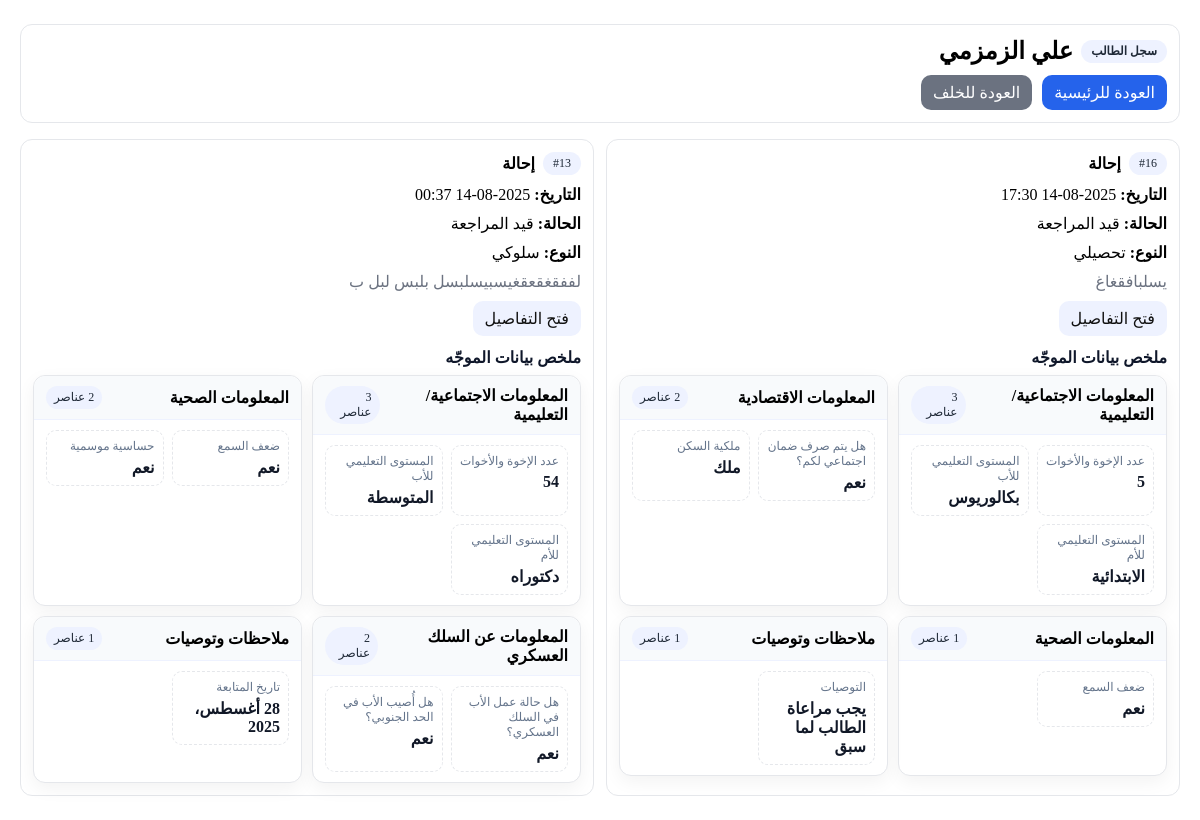
Screenshot of /referrals/student/علي-الزمزمي/ (signed in) with the database file from the repository.
### referrals/models.py (models this page shows, shortened)
class Referral(models.Model):
    STATUS_CHOICES = [
        ("NEW", "جديدة"),
        ("UNDER_REVIEW", "قيد المراجعة"),
        ("SENT_TO_DEPUTY", "محالة لوكيل"),
        ("CLOSED", "مغلقة"),
    ]
    TYPE_CHOICES = [
        ("behavior", "سلوكي"),
        ("academic", "تحصيلي"),
        ("health", "صحي"),
        ("other", "أخرى"),
    ]
    GRADE_CHOICES = [(str(i), f"الصف {i}") for i in range(1, 13)]
    reference = models.CharField(max_length=20, default=generate_reference, unique=True, editable=False)
    student_name = models.CharField(max_length=120)
    student_key = models.CharField("معرّف الطالب", max_length=180, blank=True, db_index=True)
    grade = models.CharField(max_length=2, choices=GRADE_CHOICES)
    referral_type = models.CharField(max_length=20, choices=TYPE_CHOICES)
    details = models.TextField()
    status = models.CharField(max_length=20, choices=STATUS_CHOICES, default="NEW")
    created_by = models.ForeignKey(User, on_delete=models.CASCADE, related_name="created_referrals")
    assignee = models.ForeignKey(User, on_delete=models.SET_NULL, null=True, blank=True, related_name="assigned_referrals")
    created_at = models.DateTimeField(auto_now_add=True)
    updated_at = models.DateTimeField(auto_now=True)

### referrals/counselor_models.py (models this page shows, shortened)
class CounselorIntake(models.Model):
    referral = models.OneToOneField(
        Referral, on_delete=models.CASCADE,
        related_name="counselor_intake", verbose_name=_("الإحالة")
    )
    counselor_name = models.CharField(_("اسم الموجّه"), max_length=150)
    father_alive = models.BooleanField(_("هل الأب على قيد الحياة؟"), null=True, blank=True)
    mother_alive = models.BooleanField(_("هل الأم على قيد الحياة؟"), null=True, blank=True)
    class ParentsStatus(models.TextChoices):
        STABLE = "stable", _("مستقران")
        SEPARATED = "separated", _("منفصلان")
    parents_status = models.CharField(
        _("الحالة الاجتماعية للوالدين"),
        max_length=12, choices=ParentsStatus.choices, blank=True
    )
    siblings_count = models.PositiveIntegerField(_("عدد الإخوة والأخوات"), null=True, blank=True)
    birth_order = models.CharField(_("ترتيب الطالب بين إخوته وأخواته"), max_length=50, blank=True)
    EDU_CHOICES = [
        ("illiteracy", _("يقرأ ويكتب")),
        ("primary", _("الابتدائية")),
        ("middle", _("المتوسطة")),
        ("high", _("الثانوية")),
        ("bachelor", _("بكالوريوس")),
        ("master", _("ماجستير")),
        ("phd", _("دكتوراه")),
    ]
    father_education = models.CharField(_("المستوى التعليمي للأب"), max_length=20, choices=EDU_CHOICES, blank=True)
    mother_education = models.CharField(_("المستوى التعليمي للأم"), max_length=20, choices=EDU_CHOICES, blank=True)
    father_job = models.CharField(_("مهنة الأب"), max_length=120, blank=True)
    mother_job = models.CharField(_("مهنة الأم"), max_length=120, blank=True)
    INCOME_CHOICES = [
        ("lt5", _("أقل من (٥,٠٠٠) ريال")),
        ("5to10", _("من (٥,٠٠٠) إلى (١٠,٠٠٠) ريال")),
        ("10to20", _("من (١٠,٠٠٠) إلى (٢٠,٠٠٠) ريال")),
        ("gt20", _("أكثر من (٢٠,٠٠٠) ريال")),
    ]
    family_income = models.CharField(_("دخل الأسرة"), max_length=10, choices=INCOME_CHOICES, blank=True)
    receives_social_support = models.BooleanField(_("هل يتم صرف ضمان اجتماعي لكم؟"), null=True, blank=True)
    HOUSE_OWNERSHIP = [
        ("own", _("ملك")),
        ("rent", _("إيجار")),
        ("grant", _("هبة")),
        ("waqf", _("وقف")),
        ("other", _("أخرى")),
    ]
    house_ownership = models.CharField(_("ملكية السكن"), max_length=10, choices=HOUSE_OWNERSHIP, blank=True)
    HOUSE_TYPE = [
        ("apartment", _("شقة")),
        ("villa", _("فيلا")),
        ("floor", _("دور")),
        ("traditional", _("بيت شعبي")),
        ("other", _("نوع آخر")),
    ]
    house_type = models.CharField(_("نوع السكن"), max_length=20, choices=HOUSE_TYPE, blank=True)
    house_type_other = models.CharField(_("نوع سكن (أخرى)"), max_length=120, blank=True)
    gets_everything_easily = models.BooleanField(_("هل تحصل على كل ما تريد بسهولة؟"), null=True, blank=True)
    disease_heart = models.BooleanField(_("أمراض القلب"), default=False)
    disease_pressure = models.BooleanField(_("ضغط الدم"), default=False)
    disease_kidney = models.BooleanField(_("الفشل الكلوي"), default=False)
    disease_sleep = models.BooleanField(_("النوم المرضي"), default=False)
    disease_vision = models.BooleanField(_("ضعف البصر"), default=False)
    disease_other = models.CharField(_("أمراض أخرى تُذكر"), max_length=200, blank=True)
    cond_asthma = models.BooleanField(_("ربو شعبي"), default=False)
    cond_diabetes = models.BooleanField(_("سكر الدم"), default=False)
    cond_anemia = models.BooleanField(_("فقر الدم"), default=False)
    cond_tonsils = models.BooleanField(_("التهاب اللوزتين"), default=False)
    cond_seizures = models.BooleanField(_("تشنجات/صرع"), default=False)
    cond_hearing = models.BooleanField(_("ضعف السمع"), default=False)
    cond_allergy = models.BooleanField(_("حساسية موسمية"), default=False)
    cond_rheumatism = models.BooleanField(_("روماتيزم"), default=False)
    cond_disability = models.BooleanField(_("إعاقة أحد الأعضاء"), default=False)
    father_in_military = models.BooleanField(_("هل حالة عمل الأب في السلك العسكري؟"), null=True, blank=True)
    father_served_southern = models.BooleanField(_("هل أُصيب الأب في الحد الجنوبي؟"), null=True, blank=True)
    father_is_martyr_south = models.BooleanField(_("هل هو شهيد/في الحد الجنوبي؟"), null=True, blank=True)
    student_behavior = models.TextField(_("وصف السلوك/المشكلة"), blank=True)
    previous_interventions = models.TextField(_("إجراءات سابقة (إن وُجدت)"), blank=True)
    recommendations = models.TextField(_("التوصيات"), blank=True)
    follow_up_date = models.DateField(_("تاريخ المتابعة"), null=True, blank=True)
    created_by = models.ForeignKey(
        settings.AUTH_USER_MODEL, on_delete=models.PROTECT,
        related_name="created_counselor_intakes", verbose_name=_("أنشئ بواسطة")
    )
    updated_by = models.ForeignKey(
        settings.AUTH_USER_MODEL, on_delete=models.PROTECT,
        related_name="updated_counselor_intakes", verbose_name=_("آخر تعديل بواسطة")
    )
    created_at = models.DateTimeField(_("أُنشئ في"), auto_now_add=True)
    updated_at = models.DateTimeField(_("عُدّل في"), auto_now=True)
    class Meta:
        verbose_name = _("نموذج بيانات الموجّه")
        verbose_name_plural = _("نماذج بيانات الموجّه")
        ordering = ("-created_at",)

### referrals/views.py (the view)
# urls.py: path("student/<str:key>/", views.student_file, name="student_file"),
@login_required
def student_file(request, key: str):
    visible_qs = Referral.objects.filter(Q(created_by=request.user) | Q(assignee=request.user)).order_by("-created_at")
    visible = list(visible_qs)
    for r in visible: _ensure_student_key(r)
    items = [r for r in visible if getattr(r, "student_key", "") == key]
    student_name = items[0].student_name if items else ""
    intake_map = {}
    if HAS_COUNSELOR:
        for r in items:
            try:
                intake = getattr(r, "counselor_intake", None)
                if intake:
                    intake_map[r.pk] = _counselor_summary_struct(intake)
            except Exception:
                pass
    if HAS_COUNSELOR:
        for r in items:
            try:
                intake = getattr(r, "counselor_intake", None)
                r.counselor_summary = _counselor_summary_struct(intake) if intake else []
            except Exception:
                r.counselor_summary = []
    return render(request, "referrals/student_file.html", {
        "student_name": student_name, "items": items, "key": key,
        "intake_map": intake_map, "HAS_COUNSELOR": HAS_COUNSELOR,
    })

### referrals/views.py (called while the page is built)
def _ensure_student_key(ref: Referral):
    try:
        has_key_field = hasattr(ref, "student_key")
    except Exception:
        has_key_field = False
    if not has_key_field:
        return
    try:
        if getattr(ref, "student_key", ""):
            return
        civil = (getattr(ref, "student_civil_id", None) or "")[:64]
        new_key = make_student_key(getattr(ref, "student_name", ""), civil)
        if new_key:
            ref.student_key = new_key
            ref.save(update_fields=["student_key"])
    except Exception:
        pass

def _display(v):
    if v is True: return "نعم"
    if v is False or v == "False": return "لا"
    return v

def _get_label(obj, field):
    try:
        return obj._meta.get_field(field).verbose_name
    except Exception:
        return field

def _get_value(obj, field):
    disp = None
    try:
        disp = getattr(obj, f"get_{field}_display")()
        if disp: return disp
    except Exception:
        pass
    return getattr(obj, field, None)

def _mk_pair(obj, field):
    val = _get_value(obj, field)
    if val in (None, "", False):  # نتجاهل الفارغ و False
        return None
    return (_get_label(obj, field), _display(val))

### templates/referrals/student_file.html (shortened to what this page needs)
<!doctype html>
<html lang="ar" dir="rtl">
<head>
</head>
<body>
<div class="sf-container">
  <div class="card">
    <h2 class="title">
      <span class="badge">سجل الطالب</span>
      <span>{{ student_name }}</span>
    </h2>
    <div class="btns-row">
      <a href="{% url 'referrals:list' %}" class="btn btn-primary">العودة للرئيسية</a>
      <a href="javascript:history.back()" class="btn btn-secondary">العودة للخلف</a>
    </div>
  </div>
  {% if items %}
    <div class="sf-grid" style="margin-top:16px">
      {% for r in items %}
        <div class="card stack">
          <div class="title"><span class="badge">#{{ r.pk }}</span> <strong>إحالة</strong></div>
          <div><strong>التاريخ:</strong> {{ r.created_at|date:"Y-m-d H:i" }}</div>
          <div><strong>الحالة:</strong> {{ r.get_status_display|default:r.status }}</div>
          <div><strong>النوع:</strong> {{ r.get_referral_type_display|default:r.referral_type }}</div>
          <div class="muted">{{ r.details|truncatechars:160 }}</div>
          <div>
            <a class="btn" href="{% url 'referrals:detail' r.pk %}">فتح التفاصيل</a>
          </div>
          {% if r.counselor_summary %}
            <div>
              {% include "referrals/_counselor_summary.html" with groups=r.counselor_summary %}
            </div>
          {% endif %}
        </div>
      {% endfor %}
    </div>
  {% else %}
    <div class="card" style="margin-top:16px"><div class="muted">لا توجد إحالات لهذا الطالب.</div></div>
  {% endif %}
</div>
</body>
</html>

### templates/referrals/_counselor_summary.html (shortened to what this page needs)
<div class="cslr-wrap" dir="rtl">
  <h3 class="cslr-title">ملخص بيانات الموجّه</h3>
  <div class="cslr-grid">
    {% for g in groups %}
      <div class="cslr-card" aria-label="{{ g.title }}">
        <div class="cslr-head">
          <strong>{{ g.title }}</strong>
          <span class="cslr-badge">{{ g.items|length }} عناصر</span>
        </div>
        <div class="cslr-body">
          <div class="cslr-list">
            {% for label, value in g.items %}
              <div class="cslr-item">
                <span class="cslr-label">{{ label }}</span>
                <span class="cslr-value">{{ value }}</span>
              </div>
            {% endfor %}
          </div>
        </div>
      </div>
    {% endfor %}
  </div>
</div>

### templates/referrals/student_file.html (style rules this page uses)
.sf-container { max-width:1200px;margin:24px auto;padding:0 12px }
.sf-grid { display:grid;grid-template-columns:repeat(2,minmax(0,1fr));gap:12px }
.card { background:#fff;border:1px solid #e5e7eb;border-radius:12px;padding:12px }
.stack>*+* { margin-top:10px }
.muted { color:#6b7280 }
.btn { display:inline-block;padding:8px 12px;border-radius:10px;border:0;background:#eef2ff;color:#111;text-decoration:none }
.btn-primary { background:#2563eb;color:#fff }
.btn-secondary { background:#6b7280;color:#fff }
.badge { background:#eef2ff;color:#1f2937;border-radius:999px;padding:4px 10px;font-size:12px }
.title { display:flex;align-items:center;gap:8px;margin:0 0 8px 0 }
.btns-row { display:flex;gap:10px;margin-top:10px;flex-wrap:wrap }

### templates/referrals/_counselor_summary.html (style rules this page uses)
.cslr-wrap { margin-top:12px }
.cslr-title { font-size:16px;margin:0 0 8px 0;color:#0f172a }
.cslr-grid { display:grid;grid-template-columns:repeat(2,minmax(0,1fr));gap:10px }
.cslr-card { background:#fff;border:1px solid #e5e7eb;border-radius:12px;box-shadow:0 6px 18px rgba(2,6,23,.05) }
.cslr-head { display:flex;align-items:center;justify-content:space-between;padding:10px 12px;border-bottom:1px solid #eef2ff;background:#f8fafc;border-radius:12px 12px 0 0 }
.cslr-badge { background:#eef2ff;color:#1f2937;border-radius:9999px;padding:4px 8px;font-size:12px }
.cslr-body { padding:10px 12px }
.cslr-list { display:grid;grid-template-columns:repeat(2,minmax(0,1fr));gap:8px }
.cslr-item { border:1px dashed #e5e7eb;border-radius:10px;padding:8px;background:#ffffff }
.cslr-label { display:block;font-size:12px;color:#64748b;margin-bottom:4px }
.cslr-value { font-weight:600;color:#111827 }

### rows the page displays
Referral: student_name "علي الزمزمي", pk "16", created_at "2025-08-14 17:30", status "قيد المراجعة", referral_type "تحصيلي", details "يسلبافقغاغ", title "المعلومات الاجتماعية/التعليمية" "المعلومات الاقتصادية" "المعلومات الصحية" "ملاحظات وتوصيات", items|length "3" "2", g "عدد الإخوة والأخوات" "المستوى التعليمي للأب" "المستوى التعليمي للأم" "هل يتم صرف ضمان اجتماعي لكم؟" "ملكية السكن" "ضعف السمع" "التوصيات", g "5" "بكالوريوس" "الابتدائية" "نعم" "ملك" "نعم"
CounselorIntake: g "يجب مراعاة الطالب لما سبق"
Referral: pk "13", created_at "2025-08-14 00:37", status "قيد المراجعة", referral_type "سلوكي", details "لففقغقعقغيسبيسلبسل بلبس لبل ب", title "المعلومات الاجتماعية/التعليمية" "المعلومات الصحية" "المعلومات عن السلك العسكري" "ملاحظات وتوصيات", items|length "3" "2" "2", g "عدد الإخوة والأخوات" "المستوى التعليمي للأب" "المستوى التعليمي للأم" "ضعف السمع" "حساسية موسمية" "هل حالة عمل الأب في السلك العسكري؟" "هل أُصيب الأب في الحد الجنوبي؟" "تاريخ المتابعة", g "54" "المتوسطة" "دكتوراه" "نعم" "نعم" "نعم" "نعم"
CounselorIntake: g "28 أغسطس، 2025"
